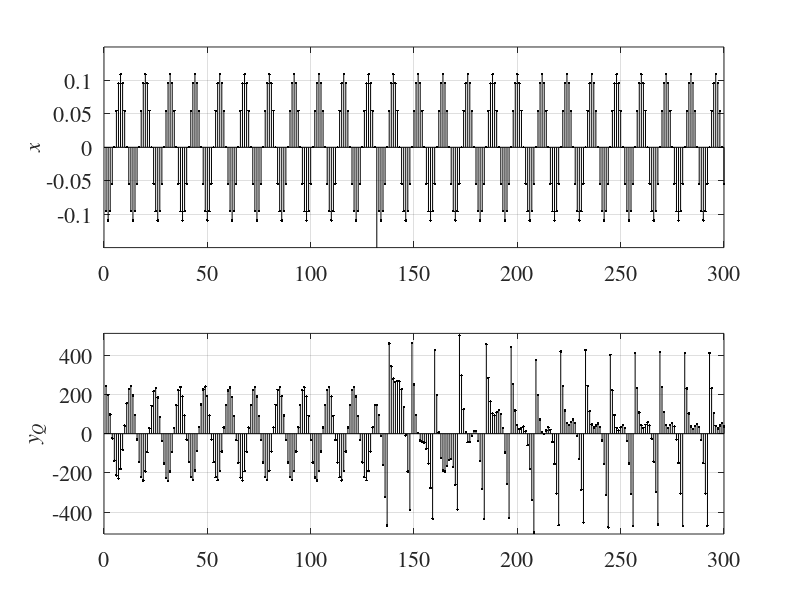

This figure's MATLAB source:
	% Example 4.4	clear all	close all	N = 6; K = 400;	alfa = pi/N;	Q = 1/512;	a1 = 1.91015625;	a2 = -0.9375;	x = zeros(1, K); y1 = 0; y2 = 0;	if 1==2		% scale		S = 0; x = 1;		for n = 1:K			y(n) = x/16 + a1*y1+ a2*y2;			y2 = y1;			y1 = y(n);			x = 0;			S = S+y(n)^2;		end		S			subplot(2,1,1);		stem(y, 'k.-');	  		axis([0 K -1 1]);		set(gca,'FontName','times','FontSize',16)		ylabel('{\itx}','FontName', 'times','FontSize',16);		grid on		zoom on		%	end	x = zeros(1, K);y1 = 0; y2 = 0;	for n = 1:K		x(n) = round(0.11*cos(alfa*n)*512)/512;		end	x(232) = -0.2;	for n = 1:K		y(n) = x(n) + a1*y1+ a2*y2;		if abs(y(n)) > 1			if y(n) >= 1 				y(n) = y(n) - 2;				%y(n) = 1 - Q;			else				y(n) = y(n) + 2;				%y(n) = -1			end		end		y2 = y1;		y1 = y(n);  		  	end	x(1:100) =[];	y(1:100)=[];	subplot(2,1,1);	stem(x, 'k.-');	  	axis([0 K-100 -0.15 0.15]);	set(gca,'FontName','times','FontSize',16)	ylabel('{\itx}','FontName', 'times','FontSize',16);	grid on		subplot(2,1,2);	stem(y*512, 'k.-');	axis([0 K-100 -512 512]);	set(gca,'FontName','times','FontSize',16)	ylabel('{\ity_Q}','FontName','times','FontSize',16);	grid on		